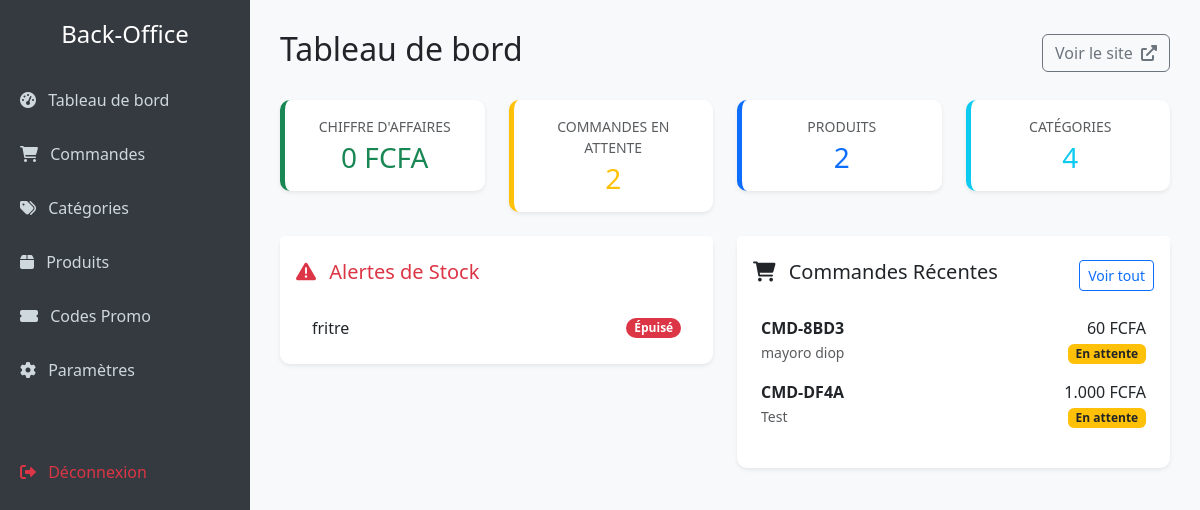
/admin/index.php (signed in), run on the app's committed database.
### tables this page shows
CREATE TABLE products (
        id INTEGER PRIMARY KEY AUTOINCREMENT,
        category_id INTEGER,
        title TEXT NOT NULL,
        description TEXT,
        price REAL NOT NULL,
        discount_price REAL DEFAULT 0,
        image_path TEXT,
        created_at DATETIME DEFAULT CURRENT_TIMESTAMP, stock INTEGER DEFAULT 0,
        FOREIGN KEY (category_id) REFERENCES categories(id)
    );

CREATE TABLE orders (
        id INTEGER PRIMARY KEY AUTOINCREMENT,
        order_ref TEXT NOT NULL,
        client_name TEXT NOT NULL,
        client_phone TEXT NOT NULL,
        client_address TEXT NOT NULL,
        total_amount REAL NOT NULL,
        discount_amount REAL DEFAULT 0,
        status TEXT DEFAULT 'En attente',
        created_at DATETIME DEFAULT CURRENT_TIMESTAMP
    );

### admin/index.php (the view)
<?php
require_once __DIR__ . '/includes/auth.php';
$productsCount = $pdo->query("SELECT COUNT(*) FROM products")->fetchColumn();
$categoriesCount = $pdo->query("SELECT COUNT(*) FROM categories")->fetchColumn();
$caQuery = $pdo->query("SELECT SUM(total_amount) FROM orders WHERE status = 'Validée'")->fetchColumn();
$caTotal = $caQuery ? $caQuery : 0;
$pendingOrders = $pdo->query("SELECT COUNT(*) FROM orders WHERE status = 'En attente'")->fetchColumn();
$lowStockProducts = $pdo->query("SELECT id, title, stock FROM products WHERE stock <= 3 ORDER BY stock ASC")->fetchAll();
require_once __DIR__ . '/includes/header.php';
?>
<div class="d-flex justify-content-between align-items-center mb-4">
    <h2>Tableau de bord</h2>
    <a href="../" target="_blank" class="btn btn-outline-secondary">Voir le site <i class="fas fa-external-link-alt ms-1"></i></a>
</div>
<div class="row mb-4">
    <div class="col-md-3">
        <div class="card text-center p-3 border-0 shadow-sm" style="border-left: 5px solid var(--bs-success) !important;">
            <p class="text-muted mb-1 text-uppercase small">Chiffre d'affaires</p>
            <h3 class="text-success mb-0"><?= number_format($caTotal, 0, ',', '.') ?> FCFA</h3>
        </div>
    </div>
    <div class="col-md-3">
        <div class="card text-center p-3 border-0 shadow-sm" style="border-left: 5px solid var(--bs-warning) !important;">
            <p class="text-muted mb-1 text-uppercase small">Commandes en attente</p>
            <h3 class="text-warning mb-0"><?= $pendingOrders ?></h3>
        </div>
    </div>
    <div class="col-md-3">
        <div class="card text-center p-3 border-0 shadow-sm" style="border-left: 5px solid var(--bs-primary) !important;">
            <p class="text-muted mb-1 text-uppercase small">Produits</p>
            <h3 class="text-primary mb-0"><?= $productsCount ?></h3>
        </div>
    </div>
    <div class="col-md-3">
        <div class="card text-center p-3 border-0 shadow-sm" style="border-left: 5px solid var(--bs-info) !important;">
            <p class="text-muted mb-1 text-uppercase small">Catégories</p>
            <h3 class="text-info mb-0"><?= $categoriesCount ?></h3>
        </div>
    </div>
</div>
<div class="row">
    <div class="col-md-6">
        <div class="card shadow-sm border-0 mb-4">
            <div class="card-header bg-white border-bottom-0 pt-4 pb-0">
                <h5 class="card-title text-danger"><i class="fas fa-exclamation-triangle me-2"></i> Alertes de Stock</h5>
            </div>
            <div class="card-body">
                <?php if(count($lowStockProducts) > 0): ?>
                    <ul class="list-group list-group-flush">
                        <?php foreach($lowStockProducts as $p): ?>
                            <li class="list-group-item d-flex justify-content-between align-items-center">
                                <a href="products.php" class="text-decoration-none text-dark"><?= htmlspecialchars($p['title']) ?></a>
                                <?php if($p['stock'] == 0): ?>
                                    <span class="badge bg-danger rounded-pill">Épuisé</span>
                                <?php else: ?>
                                    <span class="badge bg-warning text-dark rounded-pill">Reste <?= $p['stock'] ?></span>
                                <?php endif; ?>
                            </li>
                        <?php endforeach; ?>
                    </ul>
                <?php else: ?>
                    <p class="text-muted text-center py-3">Tous vos produits sont bien en stock !</p>
                <?php endif; ?>
            </div>
        </div>
    </div>
    <div class="col-md-6">
        <div class="card shadow-sm border-0">
            <div class="card-header bg-white border-bottom-0 pt-4 pb-0 d-flex justify-content-between align-items-center">
                <h5 class="card-title"><i class="fas fa-shopping-cart me-2"></i> Commandes Récentes</h5>
                <a href="orders.php" class="btn btn-sm btn-outline-primary">Voir tout</a>
            </div>
            <div class="card-body">
                <?php
                $recentOrders = $pdo->query("SELECT * FROM orders ORDER BY created_at DESC LIMIT 5")->fetchAll();
                if(count($recentOrders) > 0):
                ?>
                    <div class="table-responsive">
                        <table class="table table-borderless table-hover align-middle">
                            <tbody>
                                <?php foreach($recentOrders as $ro): ?>
                                    <tr>
                                        <td><strong><?= $ro['order_ref'] ?></strong><br><small class="text-muted"><?= htmlspecialchars($ro['client_name']) ?></small></td>
                                        <td class="text-end">
                                            <?= number_format($ro['total_amount'], 0, ',', '.') ?> FCFA<br>
                                            <?php if($ro['status'] === 'En attente'): ?>
                                                <span class="badge bg-warning text-dark">En attente</span>
                                            <?php elseif($ro['status'] === 'Validée'): ?>
                                                <span class="badge bg-success">Validée</span>
                                            <?php else: ?>
                                                <span class="badge bg-danger">Annulée</span>
                                            <?php endif; ?>
                                        </td>
                                    </tr>
                                <?php endforeach; ?>
                            </tbody>
                        </table>
                    </div>
                <?php else: ?>
                    <p class="text-muted text-center py-3">Aucune commande pour le moment.</p>
                <?php endif; ?>
            </div>
        </div>
    </div>
</div>
<?php require_once __DIR__ . '/includes/footer.php'; ?>

### admin/includes/header.php (style rules this page uses)
body { font-family: 'Segoe UI', Tahoma, Geneva, Verdana, sans-serif; background-color: #f8f9fa; }
.card { border: none; border-radius: 10px; box-shadow: 0 4px 6px rgba(0,0,0,0.05); }

### data on the page
products: title "fritre", stock "Épuisé"
orders: order_ref "CMD-8BD3", client_name "mayoro diop", total_amount "60", status "En attente"
orders: order_ref "CMD-DF4A", client_name "Test", total_amount "1.000", status "En attente"

### other printed values
$caTotal "0"
$pendingOrders "2"
$productsCount "2"
$categoriesCount "4"
